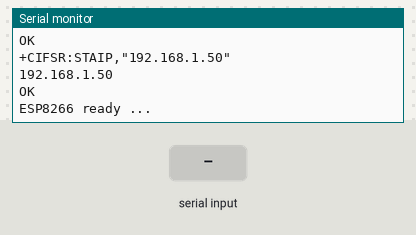
Simulated run of this sketch. Board: Arduino Uno, built with avr-gcc and run on an emulated ATmega328P. Shown: the last lines printed to the serial monitor. The inputs (shaded band) are chosen by the test bench. The modem accepts every AT command (registered, SIM ready, sends succeed) and sends nothing else.

Above: at 15.2 s.
15.3 s: "1" received over the second serial link
At 15.8 s:
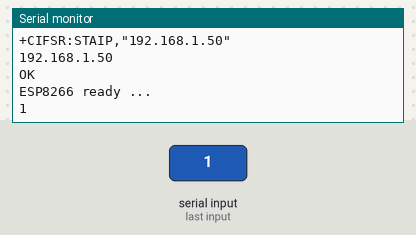
16.8 s: "0" received over the second serial link
At 18.1 s:
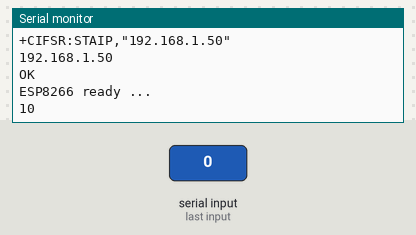

Measured:
- after the input at 15.3 s, the serial monitor: prints a new line at once (image 1)
- after the input at 16.8 s, the serial monitor: prints a new line at once (image 2)

The sketch:

ESP-01S_002_ATcmd-STA.ino
```cpp
/*
 *  AT Command                說明
 *  ---------------------------------------------------------------------
 *  AT                        OK
 *  AT+GMR                    Version
 *  AT+RST                    硬體重置
 *  AT+CWMODE?                WiFi 組態查詢
 *  AT+CWMODE={1,2 or 3}      WiFi 組態設定 (1:STA, 2:AP, 3:Both)
 *  AT+CWLAP                  讓模組列出當前環境下存在無線路由器的列表
 *  AT+CWJAP="ID","password"  讓模組連上自己的路由器
 *  AT+CWJAP?                 檢測模組是否連上自己的路由器
 *  AT+CIPMUX=1               啟動模組允許多重連線
 *  AT+CIPSERVER=1,80         開啟模組本地的TCP 伺服器(1:Open, 0:Close)
 *  AT+CIFSR=?                檢查模組的IP位址
 */

#include <SoftwareSerial.h>
#define BAUD      9600

SoftwareSerial mySerial(3, 2); // mySerial8266 mySerial-01: Tx, Rx

void setup() {
  Serial.begin(BAUD);
  Serial.println("Arduino...Ok");

  mySerial.begin(BAUD);
  Serial.println("ESP8266...Ok");

  Serial.println("\r\nInitialize ESP-01S ...");
  initESP();
  Serial.println("\r\nESP8266 ready ...");

}

void loop() {
  if (mySerial.available()) {
    Serial.write(mySerial.read());
  }
  if (Serial.available()) {
    mySerial.write(Serial.read());
  }
}

void initESP() {
//  sendATcmd("AT+GMR\r\n",      1000);
  sendATcmd("AT+RST\r\n",      5000);
  sendATcmd("AT+CWMODE=1\r\n", 2000);
  sendATcmd("AT+CWMODE?\r\n",  1000);
  sendATcmd("AT+CWJAP=\"ESP8266\",\"1234test\"\r\n", 5000);
  sendATcmd("AT+CIFSR\r\n",    1000);
}

void sendATcmd(char *cmd, unsigned int delay)
{
  mySerial.print(cmd);
  unsigned long timeout = millis() + delay;
  while(millis() < timeout ) {} // NOP

  Serial.println();
  while (mySerial.available()) {
    Serial.write(mySerial.read());
  };
}
```
